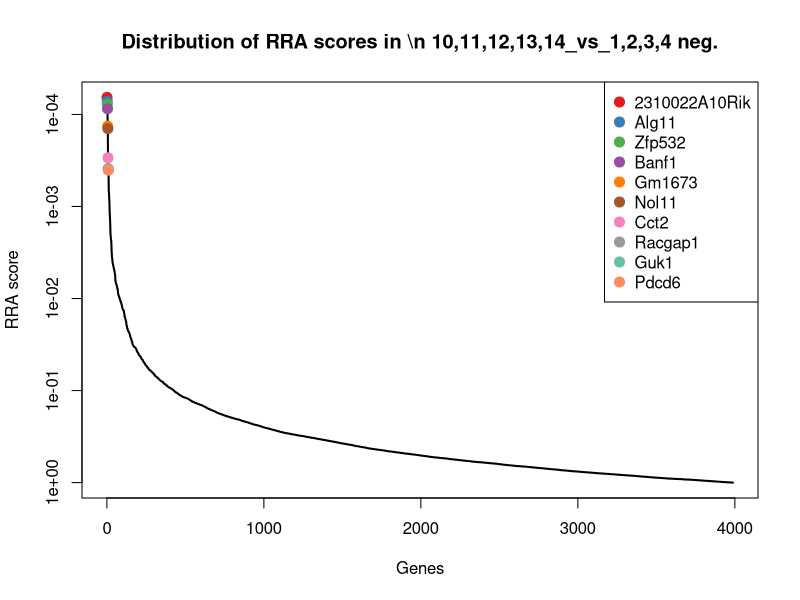
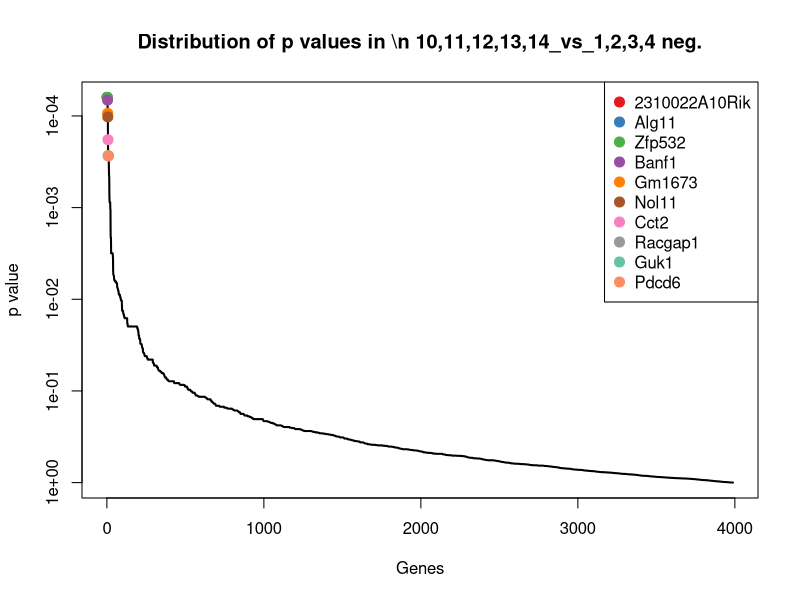
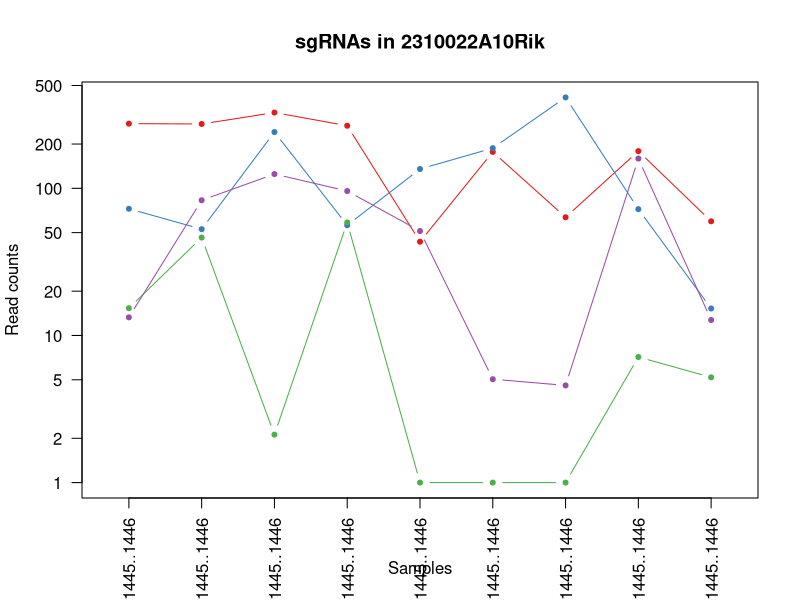
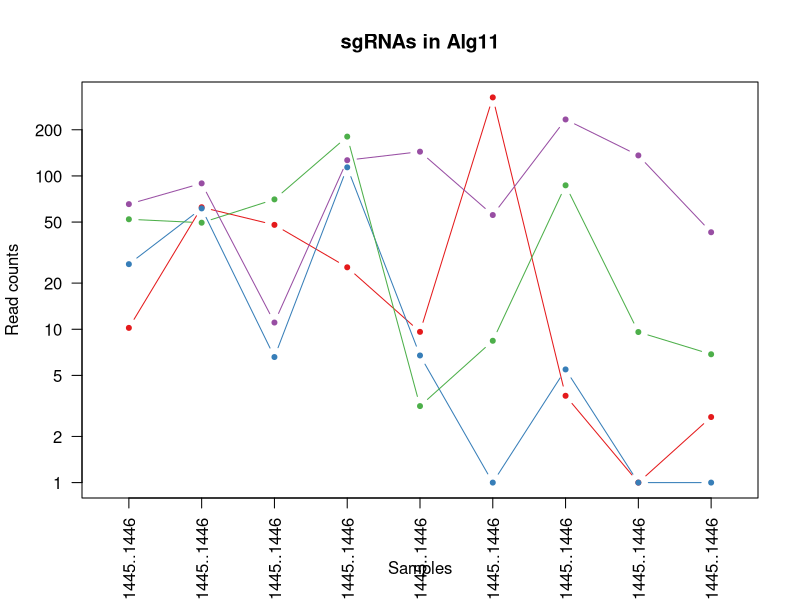
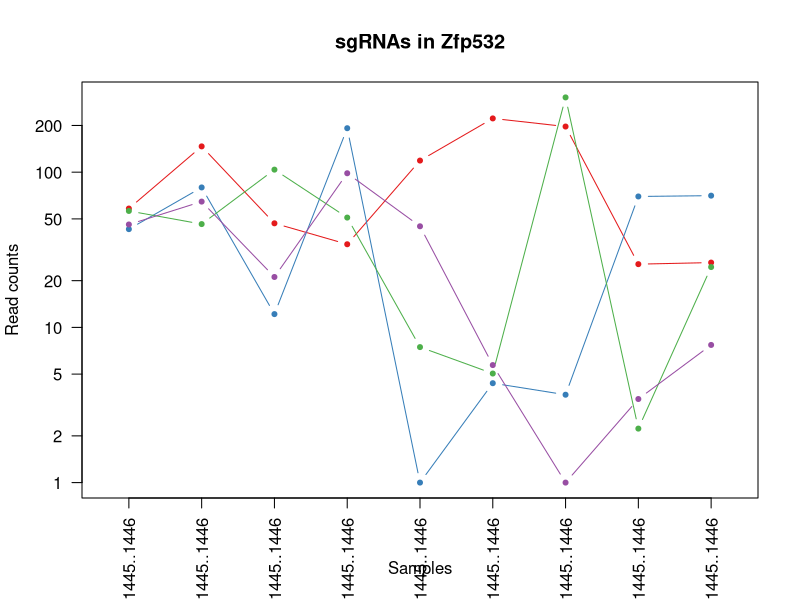
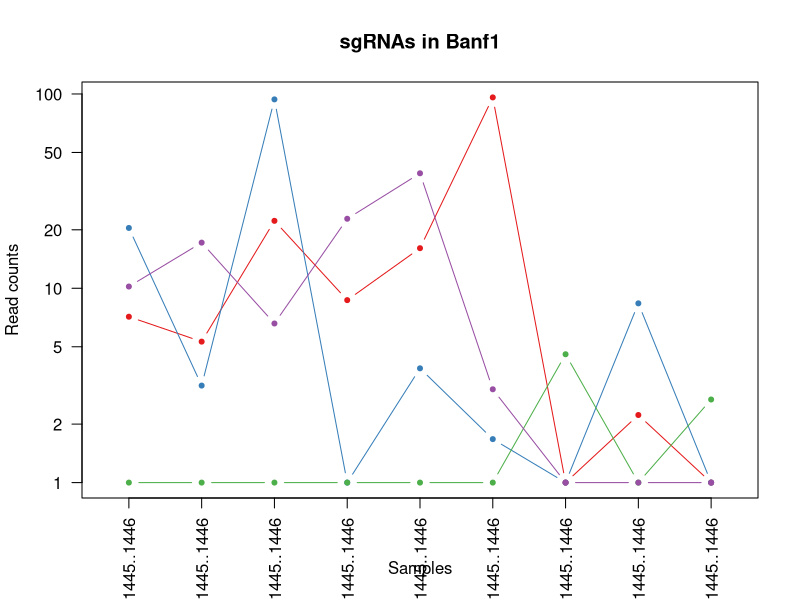
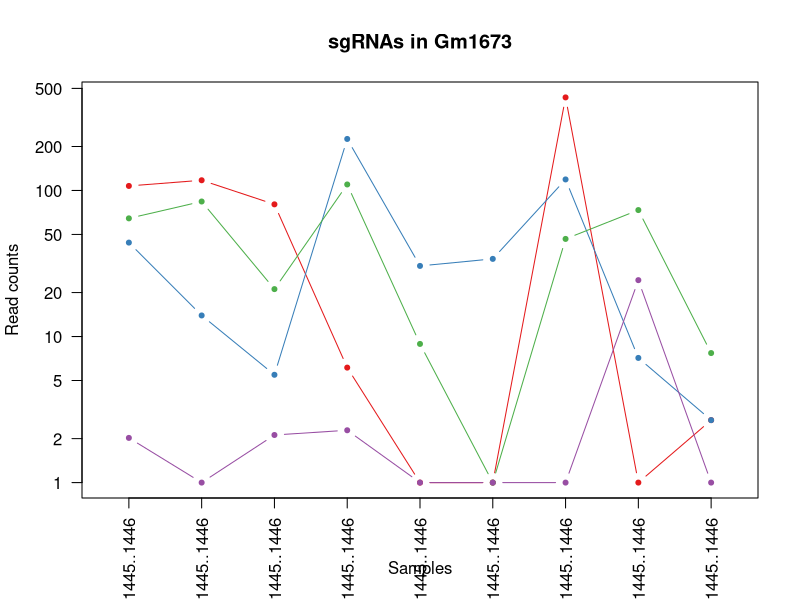
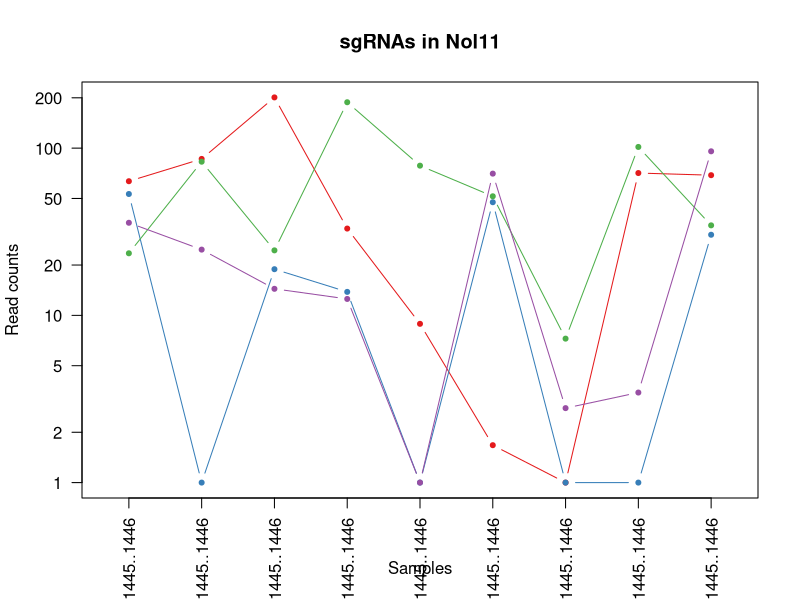

R code for these plots, in order: (Note: this script raises an error after producing the figures.)
pdf(file='invivo.poolF_BM_mCD19_15m_v_BM_hEGFRv3_15m.pdf',width=4.5,height=4.5);
gstable=read.table('invivo.poolF_BM_mCD19_15m_v_BM_hEGFRv3_15m.gene_summary.txt',header=T)
# 
#
# parameters
# Do not modify the variables beginning with "__"

# gstablename='__GENE_SUMMARY_FILE__'
startindex=3
# outputfile='__OUTPUT_FILE__'
targetgenelist=c("2310022A10Rik","Alg11","Zfp532","Banf1","Gm1673","Nol11","Cct2","Racgap1","Guk1","Pdcd6")
# samplelabel=sub('.\\w+.\\w+$','',colnames(gstable)[startindex]);
samplelabel='10,11,12,13,14_vs_1,2,3,4 neg.'


# You need to write some codes in front of this code:
# gstable=read.table(gstablename,header=T)
# pdf(file=outputfile,width=6,height=6)


# set up color using RColorBrewer
#library(RColorBrewer)
#colors <- brewer.pal(length(targetgenelist), "Set1")

colors=c( "#E41A1C", "#377EB8", "#4DAF4A", "#984EA3", "#FF7F00",  "#A65628", "#F781BF",
          "#999999", "#66C2A5", "#FC8D62", "#8DA0CB", "#E78AC3", "#A6D854", "#FFD92F", "#E5C494", "#B3B3B3", 
          "#8DD3C7", "#FFFFB3", "#BEBADA", "#FB8072", "#80B1D3", "#FDB462", "#B3DE69", "#FCCDE5",
          "#D9D9D9", "#BC80BD", "#CCEBC5", "#FFED6F")

######
# function definition

plotrankedvalues<-function(val, tglist, ...){
  
  plot(val,log='y',ylim=c(max(val),min(val)),type='l',lwd=2, ...)
  if(length(tglist)>0){
    for(i in 1:length(tglist)){
      targetgene=tglist[i];
      tx=which(names(val)==targetgene);ty=val[targetgene];
      points(tx,ty,col=colors[(i %% length(colors)) ],cex=2,pch=20)
      # text(tx+50,ty,targetgene,col=colors[i])
    }
    legend('topright',tglist,pch=20,pt.cex = 2,cex=1,col=colors)
  }
}



plotrandvalues<-function(val,targetgenelist, ...){
  # choose the one with the best distance distribution
  
  mindiffvalue=0;
  randval=val;
  for(i in 1:20){
    randval0=sample(val)
    vindex=sort(which(names(randval0) %in% targetgenelist))
    if(max(vindex)>0.9*length(val)){
      # print('pass...')
      next;
    }
    mindiffind=min(diff(vindex));
    if (mindiffind > mindiffvalue){
      mindiffvalue=mindiffind;
      randval=randval0;
      # print(paste('Diff: ',mindiffvalue))
    }
  }
  plot(randval,log='y',ylim=c(max(randval),min(randval)),pch=20,col='grey', ...)
  
  if(length(targetgenelist)>0){
    for(i in 1:length(targetgenelist)){
      targetgene=targetgenelist[i];
      tx=which(names(randval)==targetgene);ty=randval[targetgene];
      points(tx,ty,col=colors[(i %% length(colors)) ],cex=2,pch=20)
      text(tx+50,ty,targetgene,col=colors[i])
    }
  }
  
}




# set.seed(1235)



pvec=gstable[,startindex]
names(pvec)=gstable[,'id']
pvec=sort(pvec);

plotrankedvalues(pvec,targetgenelist,xlab='Genes',ylab='RRA score',main=paste('Distribution of RRA scores in \\n',samplelabel))

# plotrandvalues(pvec,targetgenelist,xlab='Genes',ylab='RRA score',main=paste('Distribution of RRA scores in \\n',samplelabel))


pvec=gstable[,startindex+1]
names(pvec)=gstable[,'id']
pvec=sort(pvec);

plotrankedvalues(pvec,targetgenelist,xlab='Genes',ylab='p value',main=paste('Distribution of p values in \\n',samplelabel))

# plotrandvalues(pvec,targetgenelist,xlab='Genes',ylab='p value',main=paste('Distribution of p values in \\n',samplelabel))



# you need to write after this code:
# dev.off()






# parameters
# Do not modify the variables beginning with "__"
targetmat=list(c(274.19702219283107,272.84626281204544,326.3845217097367,265.3009475976426,42.37066631698774,175.85181045224383,62.581697752359055,177.9853964400231,58.68327769469535),c(71.61862519962006,51.76529887343155,240.31737043696364,55.110824863278424,134.29346781824927,186.63199806617448,413.9332294191749,71.19415857600924,14.251653154426013),c(14.32372503992401,45.2946365142526,1.1177552113347147,57.67411904296579,0.0,0.0,0.0,6.137427463449072,4.191662692478239),c(12.277478605649152,81.96172321626662,124.07082845815333,94.84188464843264,50.2702820710024,4.0425703552239955,3.5760970144205175,158.34562855698607,11.73665553893907))
targetgene="2310022A10Rik"
collabel=c("In.vivo_AR1911_Pool.F..41.48._BM_hEGFRv3_15m_1439..1440..1441..1442..1443..1444..1445..1446","In.vivo_AR1912_Pool.F..41.48._BM_hEGFRv3_15m_1439..1440..1441..1442..1443..1444..1445..1446","In.vivo_AR1913_Pool.F..41.48._BM_hEGFRv3_15m_1439..1440..1441..1442..1443..1444..1445..1446","In.vivo_AR1914_Pool.F..41.48._BM_hEGFRv3_15m_1439..1440..1441..1442..1443..1444..1445..1446","In.vivo_AR1916_Pool.F..41.48._BM_mCD19_15m_1439..1440..1441..1442..1443..1444..1445..1446","In.vivo_AR1917_Pool.F..41.48._BM_mCD19_15m_1439..1440..1441..1442..1443..1444..1445..1446","In.vivo_AR1919_Pool.F..41.48._BM_mCD19_15m_1439..1440..1441..1442..1443..1444..1445..1446","In.vivo_AR1920_Pool.F..41.48._BM_mCD19_15m_1439..1440..1441..1442..1443..1444..1445..1446","In.vivo_AR1922_Pool.F..41.48._BM_mCD19_15m_1439..1440..1441..1442..1443..1444..1445..1446")

# set up color using RColorBrewer
#library(RColorBrewer)
#colors <- brewer.pal(length(targetgenelist), "Set1")

colors=c( "#E41A1C", "#377EB8", "#4DAF4A", "#984EA3", "#FF7F00",  "#A65628", "#F781BF",
          "#999999", "#66C2A5", "#FC8D62", "#8DA0CB", "#E78AC3", "#A6D854", "#FFD92F", "#E5C494", "#B3B3B3", 
          "#8DD3C7", "#FFFFB3", "#BEBADA", "#FB8072", "#80B1D3", "#FDB462", "#B3DE69", "#FCCDE5",
          "#D9D9D9", "#BC80BD", "#CCEBC5", "#FFED6F")


## code

targetmatvec=unlist(targetmat)+1
yrange=range(targetmatvec[targetmatvec>0]);
# yrange[1]=1; # set the minimum value to 1
for(i in 1:length(targetmat)){
  vali=targetmat[[i]]+1;
  if(i==1){
    plot(1:length(vali),vali,type='b',las=1,pch=20,main=paste('sgRNAs in',targetgene),ylab='Read counts',xlab='Samples',xlim=c(0.7,length(vali)+0.3),ylim = yrange,col=colors[(i %% length(colors))],xaxt='n',log='y')
    axis(1,at=1:length(vali),labels=(collabel),las=2)
    # lines(0:100,rep(1,101),col='black');
  }else{
    lines(1:length(vali),vali,type='b',pch=20,col=colors[(i %% length(colors))])
  }
}




# parameters
# Do not modify the variables beginning with "__"
targetmat=list(c(9.208108954236865,61.471292412199965,46.94571887605802,24.35129470703,8.617762640743269,324.0793901437903,2.6820727608153883,0.0,1.6766650769912956),c(25.578080428435733,60.39284868567014,5.588776056673574,112.78494390624421,5.745175093828846,0.0,4.470121268025647,0.0,0.0),c(51.156160856871466,48.529967693842075,69.3008231027523,179.4305925781158,2.1544406601858173,7.4113789845773255,85.82632834609242,8.592398448828702,5.868327769469535),c(64.45676267965806,88.43238557544556,10.059796902012431,125.60141480468106,142.91123045899255,54.57469979552394,232.44630593733365,135.02340419587958,41.91662692478239))
targetgene="Alg11"
collabel=c("In.vivo_AR1911_Pool.F..41.48._BM_hEGFRv3_15m_1439..1440..1441..1442..1443..1444..1445..1446","In.vivo_AR1912_Pool.F..41.48._BM_hEGFRv3_15m_1439..1440..1441..1442..1443..1444..1445..1446","In.vivo_AR1913_Pool.F..41.48._BM_hEGFRv3_15m_1439..1440..1441..1442..1443..1444..1445..1446","In.vivo_AR1914_Pool.F..41.48._BM_hEGFRv3_15m_1439..1440..1441..1442..1443..1444..1445..1446","In.vivo_AR1916_Pool.F..41.48._BM_mCD19_15m_1439..1440..1441..1442..1443..1444..1445..1446","In.vivo_AR1917_Pool.F..41.48._BM_mCD19_15m_1439..1440..1441..1442..1443..1444..1445..1446","In.vivo_AR1919_Pool.F..41.48._BM_mCD19_15m_1439..1440..1441..1442..1443..1444..1445..1446","In.vivo_AR1920_Pool.F..41.48._BM_mCD19_15m_1439..1440..1441..1442..1443..1444..1445..1446","In.vivo_AR1922_Pool.F..41.48._BM_mCD19_15m_1439..1440..1441..1442..1443..1444..1445..1446")

# set up color using RColorBrewer
#library(RColorBrewer)
#colors <- brewer.pal(length(targetgenelist), "Set1")

colors=c( "#E41A1C", "#377EB8", "#4DAF4A", "#984EA3", "#FF7F00",  "#A65628", "#F781BF",
          "#999999", "#66C2A5", "#FC8D62", "#8DA0CB", "#E78AC3", "#A6D854", "#FFD92F", "#E5C494", "#B3B3B3", 
          "#8DD3C7", "#FFFFB3", "#BEBADA", "#FB8072", "#80B1D3", "#FDB462", "#B3DE69", "#FCCDE5",
          "#D9D9D9", "#BC80BD", "#CCEBC5", "#FFED6F")


## code

targetmatvec=unlist(targetmat)+1
yrange=range(targetmatvec[targetmatvec>0]);
# yrange[1]=1; # set the minimum value to 1
for(i in 1:length(targetmat)){
  vali=targetmat[[i]]+1;
  if(i==1){
    plot(1:length(vali),vali,type='b',las=1,pch=20,main=paste('sgRNAs in',targetgene),ylab='Read counts',xlab='Samples',xlim=c(0.7,length(vali)+0.3),ylim = yrange,col=colors[(i %% length(colors))],xaxt='n',log='y')
    axis(1,at=1:length(vali),labels=(collabel),las=2)
    # lines(0:100,rep(1,101),col='black');
  }else{
    lines(1:length(vali),vali,type='b',pch=20,col=colors[(i %% length(colors))])
  }
}




# parameters
# Do not modify the variables beginning with "__"
targetmat=list(c(57.29490015969604,145.58990308152622,45.8279636647233,33.32282433593579,117.77608942349134,220.99384608557844,195.79131153952332,24.549709853796287,25.149976154869435),c(41.9480519026346,78.72639203667714,11.177552113347147,190.96541638670897,0.0,3.36880862935333,2.6820727608153883,68.73918759062961,69.58160069513877),c(55.248653725421185,45.2946365142526,102.83347944279375,49.98423650390369,6.463321980557452,4.0425703552239955,302.18019771853375,1.2274854926898144,23.47331107787814),c(45.01742155404689,63.62817986525961,20.119593804024863,97.40517882812,43.806960090444946,4.716332081094662,0.0,2.454970985379629,6.7066603079651825))
targetgene="Zfp532"
collabel=c("In.vivo_AR1911_Pool.F..41.48._BM_hEGFRv3_15m_1439..1440..1441..1442..1443..1444..1445..1446","In.vivo_AR1912_Pool.F..41.48._BM_hEGFRv3_15m_1439..1440..1441..1442..1443..1444..1445..1446","In.vivo_AR1913_Pool.F..41.48._BM_hEGFRv3_15m_1439..1440..1441..1442..1443..1444..1445..1446","In.vivo_AR1914_Pool.F..41.48._BM_hEGFRv3_15m_1439..1440..1441..1442..1443..1444..1445..1446","In.vivo_AR1916_Pool.F..41.48._BM_mCD19_15m_1439..1440..1441..1442..1443..1444..1445..1446","In.vivo_AR1917_Pool.F..41.48._BM_mCD19_15m_1439..1440..1441..1442..1443..1444..1445..1446","In.vivo_AR1919_Pool.F..41.48._BM_mCD19_15m_1439..1440..1441..1442..1443..1444..1445..1446","In.vivo_AR1920_Pool.F..41.48._BM_mCD19_15m_1439..1440..1441..1442..1443..1444..1445..1446","In.vivo_AR1922_Pool.F..41.48._BM_mCD19_15m_1439..1440..1441..1442..1443..1444..1445..1446")

# set up color using RColorBrewer
#library(RColorBrewer)
#colors <- brewer.pal(length(targetgenelist), "Set1")

colors=c( "#E41A1C", "#377EB8", "#4DAF4A", "#984EA3", "#FF7F00",  "#A65628", "#F781BF",
          "#999999", "#66C2A5", "#FC8D62", "#8DA0CB", "#E78AC3", "#A6D854", "#FFD92F", "#E5C494", "#B3B3B3", 
          "#8DD3C7", "#FFFFB3", "#BEBADA", "#FB8072", "#80B1D3", "#FDB462", "#B3DE69", "#FCCDE5",
          "#D9D9D9", "#BC80BD", "#CCEBC5", "#FFED6F")


## code

targetmatvec=unlist(targetmat)+1
yrange=range(targetmatvec[targetmatvec>0]);
# yrange[1]=1; # set the minimum value to 1
for(i in 1:length(targetmat)){
  vali=targetmat[[i]]+1;
  if(i==1){
    plot(1:length(vali),vali,type='b',las=1,pch=20,main=paste('sgRNAs in',targetgene),ylab='Read counts',xlab='Samples',xlim=c(0.7,length(vali)+0.3),ylim = yrange,col=colors[(i %% length(colors))],xaxt='n',log='y')
    axis(1,at=1:length(vali),labels=(collabel),las=2)
    # lines(0:100,rep(1,101),col='black');
  }else{
    lines(1:length(vali),vali,type='b',pch=20,col=colors[(i %% length(colors))])
  }
}




# parameters
# Do not modify the variables beginning with "__"
targetmat=list(c(6.138739302824576,4.313774906119296,21.23734901535958,7.689882539062106,15.08108462130072,95.0004033477639,0.0,1.2274854926898144,0.0),c(19.439341125611158,2.156887453059648,92.77368254078132,0.0,2.872587546914423,0.673761725870666,0.0,7.364912956138887,0.0),c(0.0,0.0,0.0,0.0,0.0,0.0,3.5760970144205175,0.0,1.6766650769912956),c(9.208108954236865,16.17665589794736,5.588776056673574,21.788000527342632,38.061784996616105,2.0212851776119978,0.0,0.0,0.0))
targetgene="Banf1"
collabel=c("In.vivo_AR1911_Pool.F..41.48._BM_hEGFRv3_15m_1439..1440..1441..1442..1443..1444..1445..1446","In.vivo_AR1912_Pool.F..41.48._BM_hEGFRv3_15m_1439..1440..1441..1442..1443..1444..1445..1446","In.vivo_AR1913_Pool.F..41.48._BM_hEGFRv3_15m_1439..1440..1441..1442..1443..1444..1445..1446","In.vivo_AR1914_Pool.F..41.48._BM_hEGFRv3_15m_1439..1440..1441..1442..1443..1444..1445..1446","In.vivo_AR1916_Pool.F..41.48._BM_mCD19_15m_1439..1440..1441..1442..1443..1444..1445..1446","In.vivo_AR1917_Pool.F..41.48._BM_mCD19_15m_1439..1440..1441..1442..1443..1444..1445..1446","In.vivo_AR1919_Pool.F..41.48._BM_mCD19_15m_1439..1440..1441..1442..1443..1444..1445..1446","In.vivo_AR1920_Pool.F..41.48._BM_mCD19_15m_1439..1440..1441..1442..1443..1444..1445..1446","In.vivo_AR1922_Pool.F..41.48._BM_mCD19_15m_1439..1440..1441..1442..1443..1444..1445..1446")

# set up color using RColorBrewer
#library(RColorBrewer)
#colors <- brewer.pal(length(targetgenelist), "Set1")

colors=c( "#E41A1C", "#377EB8", "#4DAF4A", "#984EA3", "#FF7F00",  "#A65628", "#F781BF",
          "#999999", "#66C2A5", "#FC8D62", "#8DA0CB", "#E78AC3", "#A6D854", "#FFD92F", "#E5C494", "#B3B3B3", 
          "#8DD3C7", "#FFFFB3", "#BEBADA", "#FB8072", "#80B1D3", "#FDB462", "#B3DE69", "#FCCDE5",
          "#D9D9D9", "#BC80BD", "#CCEBC5", "#FFED6F")


## code

targetmatvec=unlist(targetmat)+1
yrange=range(targetmatvec[targetmatvec>0]);
# yrange[1]=1; # set the minimum value to 1
for(i in 1:length(targetmat)){
  vali=targetmat[[i]]+1;
  if(i==1){
    plot(1:length(vali),vali,type='b',las=1,pch=20,main=paste('sgRNAs in',targetgene),ylab='Read counts',xlab='Samples',xlim=c(0.7,length(vali)+0.3),ylim = yrange,col=colors[(i %% length(colors))],xaxt='n',log='y')
    axis(1,at=1:length(vali),labels=(collabel),las=2)
    # lines(0:100,rep(1,101),col='black');
  }else{
    lines(1:length(vali),vali,type='b',pch=20,col=colors[(i %% length(colors))])
  }
}




# parameters
# Do not modify the variables beginning with "__"
targetmat=list(c(106.40481458229266,116.47192246522098,79.36062000476474,5.126588359374737,0.0,0.0,432.70773874488265,0.0,1.6766650769912956),c(42.971175119772035,12.941324718357887,4.471020845338859,224.28824072264473,29.444022355872836,33.014324567662634,118.01120147587707,6.137427463449072,1.6766650769912956),c(63.433639462520624,83.04016694279645,20.119593804024863,108.94000263671316,7.899615754014663,0.0,45.5952369338616,72.42164406869905,6.7066603079651825),c(1.0231232171374294,0.0,1.1177552113347147,1.2816470898436843,0.0,0.0,0.0,23.322224361106475,0.0))
targetgene="Gm1673"
collabel=c("In.vivo_AR1911_Pool.F..41.48._BM_hEGFRv3_15m_1439..1440..1441..1442..1443..1444..1445..1446","In.vivo_AR1912_Pool.F..41.48._BM_hEGFRv3_15m_1439..1440..1441..1442..1443..1444..1445..1446","In.vivo_AR1913_Pool.F..41.48._BM_hEGFRv3_15m_1439..1440..1441..1442..1443..1444..1445..1446","In.vivo_AR1914_Pool.F..41.48._BM_hEGFRv3_15m_1439..1440..1441..1442..1443..1444..1445..1446","In.vivo_AR1916_Pool.F..41.48._BM_mCD19_15m_1439..1440..1441..1442..1443..1444..1445..1446","In.vivo_AR1917_Pool.F..41.48._BM_mCD19_15m_1439..1440..1441..1442..1443..1444..1445..1446","In.vivo_AR1919_Pool.F..41.48._BM_mCD19_15m_1439..1440..1441..1442..1443..1444..1445..1446","In.vivo_AR1920_Pool.F..41.48._BM_mCD19_15m_1439..1440..1441..1442..1443..1444..1445..1446","In.vivo_AR1922_Pool.F..41.48._BM_mCD19_15m_1439..1440..1441..1442..1443..1444..1445..1446")

# set up color using RColorBrewer
#library(RColorBrewer)
#colors <- brewer.pal(length(targetgenelist), "Set1")

colors=c( "#E41A1C", "#377EB8", "#4DAF4A", "#984EA3", "#FF7F00",  "#A65628", "#F781BF",
          "#999999", "#66C2A5", "#FC8D62", "#8DA0CB", "#E78AC3", "#A6D854", "#FFD92F", "#E5C494", "#B3B3B3", 
          "#8DD3C7", "#FFFFB3", "#BEBADA", "#FB8072", "#80B1D3", "#FDB462", "#B3DE69", "#FCCDE5",
          "#D9D9D9", "#BC80BD", "#CCEBC5", "#FFED6F")


## code

targetmatvec=unlist(targetmat)+1
yrange=range(targetmatvec[targetmatvec>0]);
# yrange[1]=1; # set the minimum value to 1
for(i in 1:length(targetmat)){
  vali=targetmat[[i]]+1;
  if(i==1){
    plot(1:length(vali),vali,type='b',las=1,pch=20,main=paste('sgRNAs in',targetgene),ylab='Read counts',xlab='Samples',xlim=c(0.7,length(vali)+0.3),ylim = yrange,col=colors[(i %% length(colors))],xaxt='n',log='y')
    axis(1,at=1:length(vali),labels=(collabel),las=2)
    # lines(0:100,rep(1,101),col='black');
  }else{
    lines(1:length(vali),vali,type='b',pch=20,col=colors[(i %% length(colors))])
  }
}




# parameters
# Do not modify the variables beginning with "__"
targetmat=list(c(62.41051624538319,85.19705439585609,200.07818282891392,32.041177246092104,7.899615754014663,0.673761725870666,0.0,69.96667308331942,67.90493561814748),c(52.1792840740089,0.0,17.884083381355435,12.816470898436842,0.0,46.48955908507595,0.0,0.0,29.341638847347674),c(22.508710777023445,81.96172321626662,23.47285943802901,187.1204751171779,77.55986376668942,50.53212944029995,6.258169775235905,100.65381040056478,33.53330153982591),c(34.786189382672596,23.725761983656128,13.413062536016575,11.534823808593158,0.0,69.39745776467859,1.7880485072102588,2.454970985379629,94.73157685000821))
targetgene="Nol11"
collabel=c("In.vivo_AR1911_Pool.F..41.48._BM_hEGFRv3_15m_1439..1440..1441..1442..1443..1444..1445..1446","In.vivo_AR1912_Pool.F..41.48._BM_hEGFRv3_15m_1439..1440..1441..1442..1443..1444..1445..1446","In.vivo_AR1913_Pool.F..41.48._BM_hEGFRv3_15m_1439..1440..1441..1442..1443..1444..1445..1446","In.vivo_AR1914_Pool.F..41.48._BM_hEGFRv3_15m_1439..1440..1441..1442..1443..1444..1445..1446","In.vivo_AR1916_Pool.F..41.48._BM_mCD19_15m_1439..1440..1441..1442..1443..1444..1445..1446","In.vivo_AR1917_Pool.F..41.48._BM_mCD19_15m_1439..1440..1441..1442..1443..1444..1445..1446","In.vivo_AR1919_Pool.F..41.48._BM_mCD19_15m_1439..1440..1441..1442..1443..1444..1445..1446","In.vivo_AR1920_Pool.F..41.48._BM_mCD19_15m_1439..1440..1441..1442..1443..1444..1445..1446","In.vivo_AR1922_Pool.F..41.48._BM_mCD19_15m_1439..1440..1441..1442..1443..1444..1445..1446")

# set up color using RColorBrewer
#library(RColorBrewer)
#colors <- brewer.pal(length(targetgenelist), "Set1")

colors=c( "#E41A1C", "#377EB8", "#4DAF4A", "#984EA3", "#FF7F00",  "#A65628", "#F781BF",
          "#999999", "#66C2A5", "#FC8D62", "#8DA0CB", "#E78AC3", "#A6D854", "#FFD92F", "#E5C494", "#B3B3B3", 
          "#8DD3C7", "#FFFFB3", "#BEBADA", "#FB8072", "#80B1D3", "#FDB462", "#B3DE69", "#FCCDE5",
          "#D9D9D9", "#BC80BD", "#CCEBC5", "#FFED6F")


## code

targetmatvec=unlist(targetmat)+1
yrange=range(targetmatvec[targetmatvec>0]);
# yrange[1]=1; # set the minimum value to 1
for(i in 1:length(targetmat)){
  vali=targetmat[[i]]+1;
  if(i==1){
    plot(1:length(vali),vali,type='b',las=1,pch=20,main=paste('sgRNAs in',targetgene),ylab='Read counts',xlab='Samples',xlim=c(0.7,length(vali)+0.3),ylim = yrange,col=colors[(i %% length(colors))],xaxt='n',log='y')
    axis(1,at=1:length(vali),labels=(collabel),las=2)
    # lines(0:100,rep(1,101),col='black');
  }else{
    lines(1:length(vali),vali,type='b',pch=20,col=colors[(i %% length(colors))])
  }
}




# parameters
# Do not modify the variables beginning with "__"
targetmat=list(c(35.80931259981003,7.549106085708767,133.01287014883104,6.408235449218421,0.7181468867286057,2.695046903482664,153.77217162008225,4.909941970759258,0.0),c(0.0,16.17665589794736,5.588776056673574,1.2816470898436843,0.0,4.0425703552239955,0.0,0.0,0.8383325384956478),c(0.0,3.2353311795894717,0.0,5.126588359374737,0.0,47.163320810946615,9.834266789656423,2.454970985379629,229.7031155478075),c(137.09851109641554,34.510199248954365,232.49308395762066,49.98423650390369,4.3088813203716345,4.0425703552239955,1.7880485072102588,1.2274854926898144,13.413320615930365))
targetgene="Cct2"
collabel=c("In.vivo_AR1911_Pool.F..41.48._BM_hEGFRv3_15m_1439..1440..1441..1442..1443..1444..1445..1446","In.vivo_AR1912_Pool.F..41.48._BM_hEGFRv3_15m_1439..1440..1441..1442..1443..1444..1445..1446","In.vivo_AR1913_Pool.F..41.48._BM_hEGFRv3_15m_1439..1440..1441..1442..1443..1444..1445..1446","In.vivo_AR1914_Pool.F..41.48._BM_hEGFRv3_15m_1439..1440..1441..1442..1443..1444..1445..1446","In.vivo_AR1916_Pool.F..41.48._BM_mCD19_15m_1439..1440..1441..1442..1443..1444..1445..1446","In.vivo_AR1917_Pool.F..41.48._BM_mCD19_15m_1439..1440..1441..1442..1443..1444..1445..1446","In.vivo_AR1919_Pool.F..41.48._BM_mCD19_15m_1439..1440..1441..1442..1443..1444..1445..1446","In.vivo_AR1920_Pool.F..41.48._BM_mCD19_15m_1439..1440..1441..1442..1443..1444..1445..1446","In.vivo_AR1922_Pool.F..41.48._BM_mCD19_15m_1439..1440..1441..1442..1443..1444..1445..1446")

# set up color using RColorBrewer
#library(RColorBrewer)
#colors <- brewer.pal(length(targetgenelist), "Set1")

colors=c( "#E41A1C", "#377EB8", "#4DAF4A", "#984EA3", "#FF7F00",  "#A65628", "#F781BF",
          "#999999", "#66C2A5", "#FC8D62", "#8DA0CB", "#E78AC3", "#A6D854", "#FFD92F", "#E5C494", "#B3B3B3", 
          "#8DD3C7", "#FFFFB3", "#BEBADA", "#FB8072", "#80B1D3", "#FDB462", "#B3DE69", "#FCCDE5",
          "#D9D9D9", "#BC80BD", "#CCEBC5", "#FFED6F")


## code

targetmatvec=unlist(targetmat)+1
yrange=range(targetmatvec[targetmatvec>0]);
# yrange[1]=1; # set the minimum value to 1
for(i in 1:length(targetmat)){
  vali=targetmat[[i]]+1;
  if(i==1){
    plot(1:length(vali),vali,type='b',las=1,pch=20,main=paste('sgRNAs in',targetgene),ylab='Read counts',xlab='Samples',xlim=c(0.7,length(vali)+0.3),ylim = yrange,col=colors[(i %% length(colors))],xaxt='n',log='y')
    axis(1,at=1:length(vali),labels=(collabel),las=2)
    # lines(0:100,rep(1,101),col='black');
  }else{
    lines(1:length(vali),vali,type='b',pch=20,col=colors[(i %% length(colors))])
  }
}




# parameters
# Do not modify the variables beginning with "__"
targetmat=list(c(4.0924928685497175,39.90241788160348,11.177552113347147,10.253176718749474,34.471050562973076,13.47523451741332,0.0,2.454970985379629,15.08998569292166),c(114.58980031939208,71.17728595096838,5.588776056673574,151.23435660155474,9.335909527471875,89.61030954079857,214.56582086523105,165.71054151312495,38.5632967707998),c(26.601203645573165,106.76592892645256,7.8242864793430025,57.67411904296579,61.76063225866009,1.347523451741332,1.7880485072102588,2.454970985379629,242.2781036252422),c(55.248653725421185,0.0,143.07266705084348,49.98423650390369,41.65251943025913,12.127711065671987,0.0,0.0,0.8383325384956478))
targetgene="Racgap1"
collabel=c("In.vivo_AR1911_Pool.F..41.48._BM_hEGFRv3_15m_1439..1440..1441..1442..1443..1444..1445..1446","In.vivo_AR1912_Pool.F..41.48._BM_hEGFRv3_15m_1439..1440..1441..1442..1443..1444..1445..1446","In.vivo_AR1913_Pool.F..41.48._BM_hEGFRv3_15m_1439..1440..1441..1442..1443..1444..1445..1446","In.vivo_AR1914_Pool.F..41.48._BM_hEGFRv3_15m_1439..1440..1441..1442..1443..1444..1445..1446","In.vivo_AR1916_Pool.F..41.48._BM_mCD19_15m_1439..1440..1441..1442..1443..1444..1445..1446","In.vivo_AR1917_Pool.F..41.48._BM_mCD19_15m_1439..1440..1441..1442..1443..1444..1445..1446","In.vivo_AR1919_Pool.F..41.48._BM_mCD19_15m_1439..1440..1441..1442..1443..1444..1445..1446","In.vivo_AR1920_Pool.F..41.48._BM_mCD19_15m_1439..1440..1441..1442..1443..1444..1445..1446","In.vivo_AR1922_Pool.F..41.48._BM_mCD19_15m_1439..1440..1441..1442..1443..1444..1445..1446")

# set up color using RColorBrewer
#library(RColorBrewer)
#colors <- brewer.pal(length(targetgenelist), "Set1")

colors=c( "#E41A1C", "#377EB8", "#4DAF4A", "#984EA3", "#FF7F00",  "#A65628", "#F781BF",
          "#999999", "#66C2A5", "#FC8D62", "#8DA0CB", "#E78AC3", "#A6D854", "#FFD92F", "#E5C494", "#B3B3B3", 
          "#8DD3C7", "#FFFFB3", "#BEBADA", "#FB8072", "#80B1D3", "#FDB462", "#B3DE69", "#FCCDE5",
          "#D9D9D9", "#BC80BD", "#CCEBC5", "#FFED6F")


## code

targetmatvec=unlist(targetmat)+1
yrange=range(targetmatvec[targetmatvec>0]);
# yrange[1]=1; # set the minimum value to 1
for(i in 1:length(targetmat)){
  vali=targetmat[[i]]+1;
  if(i==1){
    plot(1:length(vali),vali,type='b',las=1,pch=20,main=paste('sgRNAs in',targetgene),ylab='Read counts',xlab='Samples',xlim=c(0.7,length(vali)+0.3),ylim = yrange,col=colors[(i %% length(colors))],xaxt='n',log='y')
    axis(1,at=1:length(vali),labels=(collabel),las=2)
    # lines(0:100,rep(1,101),col='black');
  }else{
    lines(1:length(vali),vali,type='b',pch=20,col=colors[(i %% length(colors))])
  }
}




# parameters
# Do not modify the variables beginning with "__"
targetmat=list(c(307.96008835836625,98.13837911421398,23.47285943802901,340.91812589842,10.05405641420048,21.56037522786131,234.2343544445439,2.454970985379629,317.7280320898505),c(33.76306616553517,28.03953688977542,39.121432396715015,1.2816470898436843,0.7181468867286057,2.695046903482664,8.046218282446164,2.454970985379629,8.383325384956478),c(101.28919849660551,0.0,30.179390706037296,3.844941269531053,71.81468867286057,2.695046903482664,1.7880485072102588,15.957311404967587,12.574988077434718),c(98.21982884519322,72.2557296774982,38.0036771853803,75.61717830077737,13.644790847843508,18.86532832437865,1.7880485072102588,2.454970985379629,77.1265935415996))
targetgene="Guk1"
collabel=c("In.vivo_AR1911_Pool.F..41.48._BM_hEGFRv3_15m_1439..1440..1441..1442..1443..1444..1445..1446","In.vivo_AR1912_Pool.F..41.48._BM_hEGFRv3_15m_1439..1440..1441..1442..1443..1444..1445..1446","In.vivo_AR1913_Pool.F..41.48._BM_hEGFRv3_15m_1439..1440..1441..1442..1443..1444..1445..1446","In.vivo_AR1914_Pool.F..41.48._BM_hEGFRv3_15m_1439..1440..1441..1442..1443..1444..1445..1446","In.vivo_AR1916_Pool.F..41.48._BM_mCD19_15m_1439..1440..1441..1442..1443..1444..1445..1446","In.vivo_AR1917_Pool.F..41.48._BM_mCD19_15m_1439..1440..1441..1442..1443..1444..1445..1446","In.vivo_AR1919_Pool.F..41.48._BM_mCD19_15m_1439..1440..1441..1442..1443..1444..1445..1446","In.vivo_AR1920_Pool.F..41.48._BM_mCD19_15m_1439..1440..1441..1442..1443..1444..1445..1446","In.vivo_AR1922_Pool.F..41.48._BM_mCD19_15m_1439..1440..1441..1442..1443..1444..1445..1446")

# set up color using RColorBrewer
#library(RColorBrewer)
#colors <- brewer.pal(length(targetgenelist), "Set1")

colors=c( "#E41A1C", "#377EB8", "#4DAF4A", "#984EA3", "#FF7F00",  "#A65628", "#F781BF",
          "#999999", "#66C2A5", "#FC8D62", "#8DA0CB", "#E78AC3", "#A6D854", "#FFD92F", "#E5C494", "#B3B3B3", 
          "#8DD3C7", "#FFFFB3", "#BEBADA", "#FB8072", "#80B1D3", "#FDB462", "#B3DE69", "#FCCDE5",
          "#D9D9D9", "#BC80BD", "#CCEBC5", "#FFED6F")


## code

targetmatvec=unlist(targetmat)+1
yrange=range(targetmatvec[targetmatvec>0]);
# yrange[1]=1; # set the minimum value to 1
for(i in 1:length(targetmat)){
  vali=targetmat[[i]]+1;
  if(i==1){
    plot(1:length(vali),vali,type='b',las=1,pch=20,main=paste('sgRNAs in',targetgene),ylab='Read counts',xlab='Samples',xlim=c(0.7,length(vali)+0.3),ylim = yrange,col=colors[(i %% length(colors))],xaxt='n',log='y')
    axis(1,at=1:length(vali),labels=(collabel),las=2)
    # lines(0:100,rep(1,101),col='black');
  }else{
    lines(1:length(vali),vali,type='b',pch=20,col=colors[(i %% length(colors))])
  }
}




# parameters
# Do not modify the variables beginning with "__"
targetmat=list(c(375.4862206894366,127.25635973051922,327.50227692107137,140.98117988280526,14.362937734572114,392.80308618259824,245.85666974141057,52.78187618566202,170.18150531461652),c(18.41621790847373,215.68874530596477,52.53449493273159,121.75647353515001,0.0,39.07818010049863,548.0368674599443,0.0,0.8383325384956478),c(9.208108954236865,10.784437265298239,4.471020845338859,8.97152962890579,7.899615754014663,0.0,65.26377051317445,19.63976788303703,2.5149976154869433),c(104.3585681480178,66.86351104484908,69.3008231027523,76.89882539062106,33.75290367624447,5.390093806965328,51.853406709097506,60.14678914180091,39.401629309295444))
targetgene="Pdcd6"
collabel=c("In.vivo_AR1911_Pool.F..41.48._BM_hEGFRv3_15m_1439..1440..1441..1442..1443..1444..1445..1446","In.vivo_AR1912_Pool.F..41.48._BM_hEGFRv3_15m_1439..1440..1441..1442..1443..1444..1445..1446","In.vivo_AR1913_Pool.F..41.48._BM_hEGFRv3_15m_1439..1440..1441..1442..1443..1444..1445..1446","In.vivo_AR1914_Pool.F..41.48._BM_hEGFRv3_15m_1439..1440..1441..1442..1443..1444..1445..1446","In.vivo_AR1916_Pool.F..41.48._BM_mCD19_15m_1439..1440..1441..1442..1443..1444..1445..1446","In.vivo_AR1917_Pool.F..41.48._BM_mCD19_15m_1439..1440..1441..1442..1443..1444..1445..1446","In.vivo_AR1919_Pool.F..41.48._BM_mCD19_15m_1439..1440..1441..1442..1443..1444..1445..1446","In.vivo_AR1920_Pool.F..41.48._BM_mCD19_15m_1439..1440..1441..1442..1443..1444..1445..1446","In.vivo_AR1922_Pool.F..41.48._BM_mCD19_15m_1439..1440..1441..1442..1443..1444..1445..1446")

# set up color using RColorBrewer
#library(RColorBrewer)
#colors <- brewer.pal(length(targetgenelist), "Set1")

colors=c( "#E41A1C", "#377EB8", "#4DAF4A", "#984EA3", "#FF7F00",  "#A65628", "#F781BF",
          "#999999", "#66C2A5", "#FC8D62", "#8DA0CB", "#E78AC3", "#A6D854", "#FFD92F", "#E5C494", "#B3B3B3", 
          "#8DD3C7", "#FFFFB3", "#BEBADA", "#FB8072", "#80B1D3", "#FDB462", "#B3DE69", "#FCCDE5",
          "#D9D9D9", "#BC80BD", "#CCEBC5", "#FFED6F")


## code

targetmatvec=unlist(targetmat)+1
yrange=range(targetmatvec[targetmatvec>0]);
# yrange[1]=1; # set the minimum value to 1
for(i in 1:length(targetmat)){
  vali=targetmat[[i]]+1;
  if(i==1){
    plot(1:length(vali),vali,type='b',las=1,pch=20,main=paste('sgRNAs in',targetgene),ylab='Read counts',xlab='Samples',xlim=c(0.7,length(vali)+0.3),ylim = yrange,col=colors[(i %% length(colors))],xaxt='n',log='y')
    axis(1,at=1:length(vali),labels=(collabel),las=2)
    # lines(0:100,rep(1,101),col='black');
  }else{
    lines(1:length(vali),vali,type='b',pch=20,col=colors[(i %% length(colors))])
  }
}



# 
#
# parameters
# Do not modify the variables beginning with "__"

# gstablename='__GENE_SUMMARY_FILE__'
startindex=9
# outputfile='__OUTPUT_FILE__'
targetgenelist=c("Lgsn","Elk3","Gramd1b","Usp27x","Bmyc","Mansc4","Arl15","Pcnp","Vmn1r122_Vmn1r159","Reep4")
# samplelabel=sub('.\\w+.\\w+$','',colnames(gstable)[startindex]);
samplelabel='10,11,12,13,14_vs_1,2,3,4 pos.'


# You need to write some codes in front of this code:
# gstable=read.table(gstablename,header=T)
# pdf(file=outputfile,width=6,height=6)


# set up color using RColorBrewer
#library(RColorBrewer)
#colors <- brewer.pal(length(targetgenelist), "Set1")

colors=c( "#E41A1C", "#377EB8", "#4DAF4A", "#984EA3", "#FF7F00",  "#A65628", "#F781BF",
          "#999999", "#66C2A5", "#FC8D62", "#8DA0CB", "#E78AC3", "#A6D854", "#FFD92F", "#E5C494", "#B3B3B3", 
          "#8DD3C7", "#FFFFB3", "#BEBADA", "#FB8072", "#80B1D3", "#FDB462", "#B3DE69", "#FCCDE5",
          "#D9D9D9", "#BC80BD", "#CCEBC5", "#FFED6F")

######
# function definition

plotrankedvalues<-function(val, tglist, ...){
  
  plot(val,log='y',ylim=c(max(val),min(val)),type='l',lwd=2, ...)
  if(length(tglist)>0){
    for(i in 1:length(tglist)){
      targetgene=tglist[i];
      tx=which(names(val)==targetgene);ty=val[targetgene];
      points(tx,ty,col=colors[(i %% length(colors)) ],cex=2,pch=20)
      # text(tx+50,ty,targetgene,col=colors[i])
    }
    legend('topright',tglist,pch=20,pt.cex = 2,cex=1,col=colors)
  }
}



plotrandvalues<-function(val,targetgenelist, ...){
  # choose the one with the best distance distribution
  
  mindiffvalue=0;
  randval=val;
  for(i in 1:20){
    randval0=sample(val)
    vindex=sort(which(names(randval0) %in% targetgenelist))
    if(max(vindex)>0.9*length(val)){
      # print('pass...')
      next;
    }
    mindiffind=min(diff(vindex));
    if (mindiffind > mindiffvalue){
      mindiffvalue=mindiffind;
      randval=randval0;
      # print(paste('Diff: ',mindiffvalue))
    }
  }
  plot(randval,log='y',ylim=c(max(randval),min(randval)),pch=20,col='grey', ...)
  
  if(length(targetgenelist)>0){
    for(i in 1:length(targetgenelist)){
      targetgene=targetgenelist[i];
      tx=which(names(randval)==targetgene);ty=randval[targetgene];
      points(tx,ty,col=colors[(i %% length(colors)) ],cex=2,pch=20)
      text(tx+50,ty,targetgene,col=colors[i])
    }
  }
  
}




# set.seed(1235)



pvec=gstable[,startindex]
names(pvec)=gstable[,'id']
pvec=sort(pvec);

plotrankedvalues(pvec,targetgenelist,xlab='Genes',ylab='RRA score',main=paste('Distribution of RRA scores in \\n',samplelabel))

# plotrandvalues(pvec,targetgenelist,xlab='Genes',ylab='RRA score',main=paste('Distribution of RRA scores in \\n',samplelabel))


pvec=gstable[,startindex+1]
names(pvec)=gstable[,'id']
pvec=sort(pvec);

plotrankedvalues(pvec,targetgenelist,xlab='Genes',ylab='p value',main=paste('Distribution of p values in \\n',samplelabel))

# plotrandvalues(pvec,targetgenelist,xlab='Genes',ylab='p value',main=paste('Distribution of p values in \\n',samplelabel))



# you need to write after this code:
# dev.off()






# parameters
# Do not modify the variables beginning with "__"
targetmat=list(c(43.994298336909466,60.39284868567014,139.71940141683933,101.25012009765105,420.8340756229629,227.05770161841443,207.41362683639002,664.0696515451896,272.45807501108555),c(109.47418423370495,104.60904147339292,121.8353180354839,75.61717830077737,601.088944191843,188.65328324378646,104.60083767180014,266.36435191368975,465.27455886508454),c(178.0234397819127,106.76592892645256,87.18490648410774,329.3833020898268,61.042485371931484,325.4269135955317,102.81278916458987,855.5573884048007,841.6858686496304),c(323.3069366154277,46.37308024078243,15.648572958686005,24.35129470703,105.56759234910504,167.76666974179582,218.14191787965157,240.58715656720364,239.76310600975526))
targetgene="Lgsn"
collabel=c("In.vivo_AR1911_Pool.F..41.48._BM_hEGFRv3_15m_1439..1440..1441..1442..1443..1444..1445..1446","In.vivo_AR1912_Pool.F..41.48._BM_hEGFRv3_15m_1439..1440..1441..1442..1443..1444..1445..1446","In.vivo_AR1913_Pool.F..41.48._BM_hEGFRv3_15m_1439..1440..1441..1442..1443..1444..1445..1446","In.vivo_AR1914_Pool.F..41.48._BM_hEGFRv3_15m_1439..1440..1441..1442..1443..1444..1445..1446","In.vivo_AR1916_Pool.F..41.48._BM_mCD19_15m_1439..1440..1441..1442..1443..1444..1445..1446","In.vivo_AR1917_Pool.F..41.48._BM_mCD19_15m_1439..1440..1441..1442..1443..1444..1445..1446","In.vivo_AR1919_Pool.F..41.48._BM_mCD19_15m_1439..1440..1441..1442..1443..1444..1445..1446","In.vivo_AR1920_Pool.F..41.48._BM_mCD19_15m_1439..1440..1441..1442..1443..1444..1445..1446","In.vivo_AR1922_Pool.F..41.48._BM_mCD19_15m_1439..1440..1441..1442..1443..1444..1445..1446")

# set up color using RColorBrewer
#library(RColorBrewer)
#colors <- brewer.pal(length(targetgenelist), "Set1")

colors=c( "#E41A1C", "#377EB8", "#4DAF4A", "#984EA3", "#FF7F00",  "#A65628", "#F781BF",
          "#999999", "#66C2A5", "#FC8D62", "#8DA0CB", "#E78AC3", "#A6D854", "#FFD92F", "#E5C494", "#B3B3B3", 
          "#8DD3C7", "#FFFFB3", "#BEBADA", "#FB8072", "#80B1D3", "#FDB462", "#B3DE69", "#FCCDE5",
          "#D9D9D9", "#BC80BD", "#CCEBC5", "#FFED6F")


## code

targetmatvec=unlist(targetmat)+1
yrange=range(targetmatvec[targetmatvec>0]);
# yrange[1]=1; # set the minimum value to 1
for(i in 1:length(targetmat)){
  vali=targetmat[[i]]+1;
  if(i==1){
    plot(1:length(vali),vali,type='b',las=1,pch=20,main=paste('sgRNAs in',targetgene),ylab='Read counts',xlab='Samples',xlim=c(0.7,length(vali)+0.3),ylim = yrange,col=colors[(i %% length(colors))],xaxt='n',log='y')
    axis(1,at=1:length(vali),labels=(collabel),las=2)
    # lines(0:100,rep(1,101),col='black');
  }else{
    lines(1:length(vali),vali,type='b',pch=20,col=colors[(i %% length(colors))])
  }
}




# parameters
# Do not modify the variables beginning with "__"
targetmat=list(c(38.878682251222315,11.862880991828064,26.82612507203315,3.844941269531053,147.22011177936417,119.92958720497855,0.8940242536051294,322.8286845774212,465.27455886508454),c(15.34684825706144,18.333543351007005,0.0,11.534823808593158,0.0,167.76666974179582,12.51633955047181,212.3549902353379,141.67819900576447),c(224.06398455309704,111.07970383257187,44.71020845338859,158.92423914061683,343.9923587430021,91.63159471841057,661.5779476677958,165.71054151312495,10.059990461947773),c(247.59581854725792,140.1976844488771,143.07266705084348,686.9628401562147,554.4093965544836,312.625440803989,195.79131153952332,449.2596903244721,219.64312508585974))
targetgene="Elk3"
collabel=c("In.vivo_AR1911_Pool.F..41.48._BM_hEGFRv3_15m_1439..1440..1441..1442..1443..1444..1445..1446","In.vivo_AR1912_Pool.F..41.48._BM_hEGFRv3_15m_1439..1440..1441..1442..1443..1444..1445..1446","In.vivo_AR1913_Pool.F..41.48._BM_hEGFRv3_15m_1439..1440..1441..1442..1443..1444..1445..1446","In.vivo_AR1914_Pool.F..41.48._BM_hEGFRv3_15m_1439..1440..1441..1442..1443..1444..1445..1446","In.vivo_AR1916_Pool.F..41.48._BM_mCD19_15m_1439..1440..1441..1442..1443..1444..1445..1446","In.vivo_AR1917_Pool.F..41.48._BM_mCD19_15m_1439..1440..1441..1442..1443..1444..1445..1446","In.vivo_AR1919_Pool.F..41.48._BM_mCD19_15m_1439..1440..1441..1442..1443..1444..1445..1446","In.vivo_AR1920_Pool.F..41.48._BM_mCD19_15m_1439..1440..1441..1442..1443..1444..1445..1446","In.vivo_AR1922_Pool.F..41.48._BM_mCD19_15m_1439..1440..1441..1442..1443..1444..1445..1446")

# set up color using RColorBrewer
#library(RColorBrewer)
#colors <- brewer.pal(length(targetgenelist), "Set1")

colors=c( "#E41A1C", "#377EB8", "#4DAF4A", "#984EA3", "#FF7F00",  "#A65628", "#F781BF",
          "#999999", "#66C2A5", "#FC8D62", "#8DA0CB", "#E78AC3", "#A6D854", "#FFD92F", "#E5C494", "#B3B3B3", 
          "#8DD3C7", "#FFFFB3", "#BEBADA", "#FB8072", "#80B1D3", "#FDB462", "#B3DE69", "#FCCDE5",
          "#D9D9D9", "#BC80BD", "#CCEBC5", "#FFED6F")


## code

targetmatvec=unlist(targetmat)+1
yrange=range(targetmatvec[targetmatvec>0]);
# yrange[1]=1; # set the minimum value to 1
for(i in 1:length(targetmat)){
  vali=targetmat[[i]]+1;
  if(i==1){
    plot(1:length(vali),vali,type='b',las=1,pch=20,main=paste('sgRNAs in',targetgene),ylab='Read counts',xlab='Samples',xlim=c(0.7,length(vali)+0.3),ylim = yrange,col=colors[(i %% length(colors))],xaxt='n',log='y')
    axis(1,at=1:length(vali),labels=(collabel),las=2)
    # lines(0:100,rep(1,101),col='black');
  }else{
    lines(1:length(vali),vali,type='b',pch=20,col=colors[(i %% length(colors))])
  }
}




# parameters
# Do not modify the variables beginning with "__"
targetmat=list(c(67.52613233107034,43.137749061192956,84.94939606143832,0.0,11.490350187657691,18.86532832437865,43.80718842665134,3.6824564780694433,20.958313462391196),c(86.9654734566815,1.078443726529824,0.0,0.0,249.9151165815548,60.638555328359935,10.728291043261553,27.00468083917592,141.67819900576447),c(532.0240729114632,341.86666130995417,239.19961522562895,848.450373476519,186.0000436627089,292.41258902786905,405.88701113672874,864.1497868536294,180.24149577656428),c(324.3300598325651,161.7665589794736,175.4875681795502,251.2028296093621,13.644790847843508,70.74498121641993,360.29177420286715,76.10410054676849,93.05491177301691))
targetgene="Gramd1b"
collabel=c("In.vivo_AR1911_Pool.F..41.48._BM_hEGFRv3_15m_1439..1440..1441..1442..1443..1444..1445..1446","In.vivo_AR1912_Pool.F..41.48._BM_hEGFRv3_15m_1439..1440..1441..1442..1443..1444..1445..1446","In.vivo_AR1913_Pool.F..41.48._BM_hEGFRv3_15m_1439..1440..1441..1442..1443..1444..1445..1446","In.vivo_AR1914_Pool.F..41.48._BM_hEGFRv3_15m_1439..1440..1441..1442..1443..1444..1445..1446","In.vivo_AR1916_Pool.F..41.48._BM_mCD19_15m_1439..1440..1441..1442..1443..1444..1445..1446","In.vivo_AR1917_Pool.F..41.48._BM_mCD19_15m_1439..1440..1441..1442..1443..1444..1445..1446","In.vivo_AR1919_Pool.F..41.48._BM_mCD19_15m_1439..1440..1441..1442..1443..1444..1445..1446","In.vivo_AR1920_Pool.F..41.48._BM_mCD19_15m_1439..1440..1441..1442..1443..1444..1445..1446","In.vivo_AR1922_Pool.F..41.48._BM_mCD19_15m_1439..1440..1441..1442..1443..1444..1445..1446")

# set up color using RColorBrewer
#library(RColorBrewer)
#colors <- brewer.pal(length(targetgenelist), "Set1")

colors=c( "#E41A1C", "#377EB8", "#4DAF4A", "#984EA3", "#FF7F00",  "#A65628", "#F781BF",
          "#999999", "#66C2A5", "#FC8D62", "#8DA0CB", "#E78AC3", "#A6D854", "#FFD92F", "#E5C494", "#B3B3B3", 
          "#8DD3C7", "#FFFFB3", "#BEBADA", "#FB8072", "#80B1D3", "#FDB462", "#B3DE69", "#FCCDE5",
          "#D9D9D9", "#BC80BD", "#CCEBC5", "#FFED6F")


## code

targetmatvec=unlist(targetmat)+1
yrange=range(targetmatvec[targetmatvec>0]);
# yrange[1]=1; # set the minimum value to 1
for(i in 1:length(targetmat)){
  vali=targetmat[[i]]+1;
  if(i==1){
    plot(1:length(vali),vali,type='b',las=1,pch=20,main=paste('sgRNAs in',targetgene),ylab='Read counts',xlab='Samples',xlim=c(0.7,length(vali)+0.3),ylim = yrange,col=colors[(i %% length(colors))],xaxt='n',log='y')
    axis(1,at=1:length(vali),labels=(collabel),las=2)
    # lines(0:100,rep(1,101),col='black');
  }else{
    lines(1:length(vali),vali,type='b',pch=20,col=colors[(i %% length(colors))])
  }
}




# parameters
# Do not modify the variables beginning with "__"
targetmat=list(c(81.84985737099436,51.76529887343155,305.1471726943771,146.10776824218001,62.4787791453887,192.69585359901046,48.27730969467699,189.03276587423142,81.31825623407784),c(475.75229596890466,103.5305977468631,885.262127377094,225.56988781248842,600.3707973051144,311.2779173522477,914.5868114380473,698.4392453405044,429.2262597097717),c(20.46246434274859,105.68748519992275,0.0,33.32282433593579,407.907431661848,415.7109848622009,29.502800368969268,228.3123016403055,34.37163407832156),c(2.0462464342748587,48.529967693842075,7.8242864793430025,1.2816470898436843,46.67954763735937,57.94350842487727,153.77217162008225,8.592398448828702,55.32994754071276))
targetgene="Usp27x"
collabel=c("In.vivo_AR1911_Pool.F..41.48._BM_hEGFRv3_15m_1439..1440..1441..1442..1443..1444..1445..1446","In.vivo_AR1912_Pool.F..41.48._BM_hEGFRv3_15m_1439..1440..1441..1442..1443..1444..1445..1446","In.vivo_AR1913_Pool.F..41.48._BM_hEGFRv3_15m_1439..1440..1441..1442..1443..1444..1445..1446","In.vivo_AR1914_Pool.F..41.48._BM_hEGFRv3_15m_1439..1440..1441..1442..1443..1444..1445..1446","In.vivo_AR1916_Pool.F..41.48._BM_mCD19_15m_1439..1440..1441..1442..1443..1444..1445..1446","In.vivo_AR1917_Pool.F..41.48._BM_mCD19_15m_1439..1440..1441..1442..1443..1444..1445..1446","In.vivo_AR1919_Pool.F..41.48._BM_mCD19_15m_1439..1440..1441..1442..1443..1444..1445..1446","In.vivo_AR1920_Pool.F..41.48._BM_mCD19_15m_1439..1440..1441..1442..1443..1444..1445..1446","In.vivo_AR1922_Pool.F..41.48._BM_mCD19_15m_1439..1440..1441..1442..1443..1444..1445..1446")

# set up color using RColorBrewer
#library(RColorBrewer)
#colors <- brewer.pal(length(targetgenelist), "Set1")

colors=c( "#E41A1C", "#377EB8", "#4DAF4A", "#984EA3", "#FF7F00",  "#A65628", "#F781BF",
          "#999999", "#66C2A5", "#FC8D62", "#8DA0CB", "#E78AC3", "#A6D854", "#FFD92F", "#E5C494", "#B3B3B3", 
          "#8DD3C7", "#FFFFB3", "#BEBADA", "#FB8072", "#80B1D3", "#FDB462", "#B3DE69", "#FCCDE5",
          "#D9D9D9", "#BC80BD", "#CCEBC5", "#FFED6F")


## code

targetmatvec=unlist(targetmat)+1
yrange=range(targetmatvec[targetmatvec>0]);
# yrange[1]=1; # set the minimum value to 1
for(i in 1:length(targetmat)){
  vali=targetmat[[i]]+1;
  if(i==1){
    plot(1:length(vali),vali,type='b',las=1,pch=20,main=paste('sgRNAs in',targetgene),ylab='Read counts',xlab='Samples',xlim=c(0.7,length(vali)+0.3),ylim = yrange,col=colors[(i %% length(colors))],xaxt='n',log='y')
    axis(1,at=1:length(vali),labels=(collabel),las=2)
    # lines(0:100,rep(1,101),col='black');
  }else{
    lines(1:length(vali),vali,type='b',pch=20,col=colors[(i %% length(colors))])
  }
}




# parameters
# Do not modify the variables beginning with "__"
targetmat=list(c(72.64174841675748,148.8252342611157,198.9604276175792,57.67411904296579,147.93825866609276,202.1285177611998,167.1825354241592,164.48305602043513,73.773263387617),c(112.54355388511723,10.784437265298239,16.76632817002072,2.5632941796873685,131.42088027133485,235.14284232886243,121.5872984902976,9.819883941518516,18.44331584690425),c(43.994298336909466,197.35520195495778,31.29714591737201,84.58870792968317,192.46336564326634,202.1285177611998,170.75863243857972,27.00468083917592,81.31825623407784),c(11.254355388511723,15.098212171417535,15.648572958686005,348.6080084374821,150.8108462130072,26.95046903482664,237.81045145896442,110.4736943420833,27.66497377035638))
targetgene="Bmyc"
collabel=c("In.vivo_AR1911_Pool.F..41.48._BM_hEGFRv3_15m_1439..1440..1441..1442..1443..1444..1445..1446","In.vivo_AR1912_Pool.F..41.48._BM_hEGFRv3_15m_1439..1440..1441..1442..1443..1444..1445..1446","In.vivo_AR1913_Pool.F..41.48._BM_hEGFRv3_15m_1439..1440..1441..1442..1443..1444..1445..1446","In.vivo_AR1914_Pool.F..41.48._BM_hEGFRv3_15m_1439..1440..1441..1442..1443..1444..1445..1446","In.vivo_AR1916_Pool.F..41.48._BM_mCD19_15m_1439..1440..1441..1442..1443..1444..1445..1446","In.vivo_AR1917_Pool.F..41.48._BM_mCD19_15m_1439..1440..1441..1442..1443..1444..1445..1446","In.vivo_AR1919_Pool.F..41.48._BM_mCD19_15m_1439..1440..1441..1442..1443..1444..1445..1446","In.vivo_AR1920_Pool.F..41.48._BM_mCD19_15m_1439..1440..1441..1442..1443..1444..1445..1446","In.vivo_AR1922_Pool.F..41.48._BM_mCD19_15m_1439..1440..1441..1442..1443..1444..1445..1446")

# set up color using RColorBrewer
#library(RColorBrewer)
#colors <- brewer.pal(length(targetgenelist), "Set1")

colors=c( "#E41A1C", "#377EB8", "#4DAF4A", "#984EA3", "#FF7F00",  "#A65628", "#F781BF",
          "#999999", "#66C2A5", "#FC8D62", "#8DA0CB", "#E78AC3", "#A6D854", "#FFD92F", "#E5C494", "#B3B3B3", 
          "#8DD3C7", "#FFFFB3", "#BEBADA", "#FB8072", "#80B1D3", "#FDB462", "#B3DE69", "#FCCDE5",
          "#D9D9D9", "#BC80BD", "#CCEBC5", "#FFED6F")


## code

targetmatvec=unlist(targetmat)+1
yrange=range(targetmatvec[targetmatvec>0]);
# yrange[1]=1; # set the minimum value to 1
for(i in 1:length(targetmat)){
  vali=targetmat[[i]]+1;
  if(i==1){
    plot(1:length(vali),vali,type='b',las=1,pch=20,main=paste('sgRNAs in',targetgene),ylab='Read counts',xlab='Samples',xlim=c(0.7,length(vali)+0.3),ylim = yrange,col=colors[(i %% length(colors))],xaxt='n',log='y')
    axis(1,at=1:length(vali),labels=(collabel),las=2)
    # lines(0:100,rep(1,101),col='black');
  }else{
    lines(1:length(vali),vali,type='b',pch=20,col=colors[(i %% length(colors))])
  }
}




# parameters
# Do not modify the variables beginning with "__"
targetmat=list(c(37.855559034084884,0.0,0.0,6.408235449218421,2.872587546914423,212.23494364925978,0.8940242536051294,320.37371359204155,131.6182085438167),c(22.508710777023445,18.333543351007005,48.063474087392734,11.534823808593158,63.196926032117304,14.148996243283985,34.86694589060004,23.322224361106475,55.32994754071276),c(166.769084393401,102.45215402033327,62.59429183474402,579.3044846093453,160.14675574047908,80.85140710447992,382.6423805429954,370.70061879232395,374.7346447075546),c(76.7342412853072,28.03953688977542,145.3081774735129,82.02541374999579,217.59850667876754,36.383133197015965,121.5872984902976,265.1368664209999,933.9024478841517))
targetgene="Mansc4"
collabel=c("In.vivo_AR1911_Pool.F..41.48._BM_hEGFRv3_15m_1439..1440..1441..1442..1443..1444..1445..1446","In.vivo_AR1912_Pool.F..41.48._BM_hEGFRv3_15m_1439..1440..1441..1442..1443..1444..1445..1446","In.vivo_AR1913_Pool.F..41.48._BM_hEGFRv3_15m_1439..1440..1441..1442..1443..1444..1445..1446","In.vivo_AR1914_Pool.F..41.48._BM_hEGFRv3_15m_1439..1440..1441..1442..1443..1444..1445..1446","In.vivo_AR1916_Pool.F..41.48._BM_mCD19_15m_1439..1440..1441..1442..1443..1444..1445..1446","In.vivo_AR1917_Pool.F..41.48._BM_mCD19_15m_1439..1440..1441..1442..1443..1444..1445..1446","In.vivo_AR1919_Pool.F..41.48._BM_mCD19_15m_1439..1440..1441..1442..1443..1444..1445..1446","In.vivo_AR1920_Pool.F..41.48._BM_mCD19_15m_1439..1440..1441..1442..1443..1444..1445..1446","In.vivo_AR1922_Pool.F..41.48._BM_mCD19_15m_1439..1440..1441..1442..1443..1444..1445..1446")

# set up color using RColorBrewer
#library(RColorBrewer)
#colors <- brewer.pal(length(targetgenelist), "Set1")

colors=c( "#E41A1C", "#377EB8", "#4DAF4A", "#984EA3", "#FF7F00",  "#A65628", "#F781BF",
          "#999999", "#66C2A5", "#FC8D62", "#8DA0CB", "#E78AC3", "#A6D854", "#FFD92F", "#E5C494", "#B3B3B3", 
          "#8DD3C7", "#FFFFB3", "#BEBADA", "#FB8072", "#80B1D3", "#FDB462", "#B3DE69", "#FCCDE5",
          "#D9D9D9", "#BC80BD", "#CCEBC5", "#FFED6F")


## code

targetmatvec=unlist(targetmat)+1
yrange=range(targetmatvec[targetmatvec>0]);
# yrange[1]=1; # set the minimum value to 1
for(i in 1:length(targetmat)){
  vali=targetmat[[i]]+1;
  if(i==1){
    plot(1:length(vali),vali,type='b',las=1,pch=20,main=paste('sgRNAs in',targetgene),ylab='Read counts',xlab='Samples',xlim=c(0.7,length(vali)+0.3),ylim = yrange,col=colors[(i %% length(colors))],xaxt='n',log='y')
    axis(1,at=1:length(vali),labels=(collabel),las=2)
    # lines(0:100,rep(1,101),col='black');
  }else{
    lines(1:length(vali),vali,type='b',pch=20,col=colors[(i %% length(colors))])
  }
}




# parameters
# Do not modify the variables beginning with "__"
targetmat=list(c(63.433639462520624,150.98212171417535,2.2355104226694293,65.3640015820279,343.27421185627355,97.0216885253759,742.9341547458625,288.4590907821064,155.09151962169486),c(978.1057955833825,843.3429941463223,564.466381724031,157.64259205077317,1146.8805781055833,498.58367714429284,288.7698339144568,201.30762080112956,88.02491654204302),c(2184.368068588412,1802.0794670313358,651.6512882081387,625.443779843718,2334.695528754697,3183.524154738897,666.9420931894265,1082.6422045524164,861.805849573526),c(341.7231545239014,95.98149166115432,184.42960987022792,121.75647353515001,615.4518819264151,318.0155346109543,1031.7039886603193,752.4486070188563,201.19980923895548))
targetgene="Arl15"
collabel=c("In.vivo_AR1911_Pool.F..41.48._BM_hEGFRv3_15m_1439..1440..1441..1442..1443..1444..1445..1446","In.vivo_AR1912_Pool.F..41.48._BM_hEGFRv3_15m_1439..1440..1441..1442..1443..1444..1445..1446","In.vivo_AR1913_Pool.F..41.48._BM_hEGFRv3_15m_1439..1440..1441..1442..1443..1444..1445..1446","In.vivo_AR1914_Pool.F..41.48._BM_hEGFRv3_15m_1439..1440..1441..1442..1443..1444..1445..1446","In.vivo_AR1916_Pool.F..41.48._BM_mCD19_15m_1439..1440..1441..1442..1443..1444..1445..1446","In.vivo_AR1917_Pool.F..41.48._BM_mCD19_15m_1439..1440..1441..1442..1443..1444..1445..1446","In.vivo_AR1919_Pool.F..41.48._BM_mCD19_15m_1439..1440..1441..1442..1443..1444..1445..1446","In.vivo_AR1920_Pool.F..41.48._BM_mCD19_15m_1439..1440..1441..1442..1443..1444..1445..1446","In.vivo_AR1922_Pool.F..41.48._BM_mCD19_15m_1439..1440..1441..1442..1443..1444..1445..1446")

# set up color using RColorBrewer
#library(RColorBrewer)
#colors <- brewer.pal(length(targetgenelist), "Set1")

colors=c( "#E41A1C", "#377EB8", "#4DAF4A", "#984EA3", "#FF7F00",  "#A65628", "#F781BF",
          "#999999", "#66C2A5", "#FC8D62", "#8DA0CB", "#E78AC3", "#A6D854", "#FFD92F", "#E5C494", "#B3B3B3", 
          "#8DD3C7", "#FFFFB3", "#BEBADA", "#FB8072", "#80B1D3", "#FDB462", "#B3DE69", "#FCCDE5",
          "#D9D9D9", "#BC80BD", "#CCEBC5", "#FFED6F")


## code

targetmatvec=unlist(targetmat)+1
yrange=range(targetmatvec[targetmatvec>0]);
# yrange[1]=1; # set the minimum value to 1
for(i in 1:length(targetmat)){
  vali=targetmat[[i]]+1;
  if(i==1){
    plot(1:length(vali),vali,type='b',las=1,pch=20,main=paste('sgRNAs in',targetgene),ylab='Read counts',xlab='Samples',xlim=c(0.7,length(vali)+0.3),ylim = yrange,col=colors[(i %% length(colors))],xaxt='n',log='y')
    axis(1,at=1:length(vali),labels=(collabel),las=2)
    # lines(0:100,rep(1,101),col='black');
  }else{
    lines(1:length(vali),vali,type='b',pch=20,col=colors[(i %% length(colors))])
  }
}




# parameters
# Do not modify the variables beginning with "__"
targetmat=list(c(78.78048771958206,88.43238557544556,201.19593804024865,187.1204751171779,53.14286961791682,47.163320810946615,124.26937125111299,206.21756277188882,92.21657923452126),c(14.32372503992401,52.843742599961374,26.82612507203315,2.5632941796873685,38.061784996616105,68.04993431293727,408.56908389754415,154.66317207891663,285.8713956270159),c(1.0231232171374294,21.568874530596478,0.0,0.0,24.416994148772595,0.0,9.834266789656423,31.914622809935175,0.8383325384956478),c(23.531833994160877,10.784437265298239,21.23734901535958,65.3640015820279,65.35136669230312,82.87269228209192,125.16339550471811,96.97135392249534,0.0))
targetgene="Pcnp"
collabel=c("In.vivo_AR1911_Pool.F..41.48._BM_hEGFRv3_15m_1439..1440..1441..1442..1443..1444..1445..1446","In.vivo_AR1912_Pool.F..41.48._BM_hEGFRv3_15m_1439..1440..1441..1442..1443..1444..1445..1446","In.vivo_AR1913_Pool.F..41.48._BM_hEGFRv3_15m_1439..1440..1441..1442..1443..1444..1445..1446","In.vivo_AR1914_Pool.F..41.48._BM_hEGFRv3_15m_1439..1440..1441..1442..1443..1444..1445..1446","In.vivo_AR1916_Pool.F..41.48._BM_mCD19_15m_1439..1440..1441..1442..1443..1444..1445..1446","In.vivo_AR1917_Pool.F..41.48._BM_mCD19_15m_1439..1440..1441..1442..1443..1444..1445..1446","In.vivo_AR1919_Pool.F..41.48._BM_mCD19_15m_1439..1440..1441..1442..1443..1444..1445..1446","In.vivo_AR1920_Pool.F..41.48._BM_mCD19_15m_1439..1440..1441..1442..1443..1444..1445..1446","In.vivo_AR1922_Pool.F..41.48._BM_mCD19_15m_1439..1440..1441..1442..1443..1444..1445..1446")

# set up color using RColorBrewer
#library(RColorBrewer)
#colors <- brewer.pal(length(targetgenelist), "Set1")

colors=c( "#E41A1C", "#377EB8", "#4DAF4A", "#984EA3", "#FF7F00",  "#A65628", "#F781BF",
          "#999999", "#66C2A5", "#FC8D62", "#8DA0CB", "#E78AC3", "#A6D854", "#FFD92F", "#E5C494", "#B3B3B3", 
          "#8DD3C7", "#FFFFB3", "#BEBADA", "#FB8072", "#80B1D3", "#FDB462", "#B3DE69", "#FCCDE5",
          "#D9D9D9", "#BC80BD", "#CCEBC5", "#FFED6F")


## code

targetmatvec=unlist(targetmat)+1
yrange=range(targetmatvec[targetmatvec>0]);
# yrange[1]=1; # set the minimum value to 1
for(i in 1:length(targetmat)){
  vali=targetmat[[i]]+1;
  if(i==1){
    plot(1:length(vali),vali,type='b',las=1,pch=20,main=paste('sgRNAs in',targetgene),ylab='Read counts',xlab='Samples',xlim=c(0.7,length(vali)+0.3),ylim = yrange,col=colors[(i %% length(colors))],xaxt='n',log='y')
    axis(1,at=1:length(vali),labels=(collabel),las=2)
    # lines(0:100,rep(1,101),col='black');
  }else{
    lines(1:length(vali),vali,type='b',pch=20,col=colors[(i %% length(colors))])
  }
}




# parameters
# Do not modify the variables beginning with "__"
targetmat=list(c(5.115616085687147,6.470662359178943,3.353265634004144,1.2816470898436843,66.06951357903172,38.40441837462796,14.30438805768207,0.0,7.54499284646083),c(0.0,2.156887453059648,7.8242864793430025,0.0,61.042485371931484,69.39745776467859,76.88608581004112,88.37895547366664,24.311643616373786),c(58.31802337683347,80.8832794897368,72.65408873675645,162.7691804101479,142.19308357226393,59.96479360248927,198.47338430033872,50.32690520028239,7.54499284646083),c(98.21982884519322,100.29526656727363,52.53449493273159,39.73105978515421,33.75290367624447,25.602945583085308,115.32912871506169,54.00936167835184,44.43162454026933))
targetgene="Vmn1r122_Vmn1r159"
collabel=c("In.vivo_AR1911_Pool.F..41.48._BM_hEGFRv3_15m_1439..1440..1441..1442..1443..1444..1445..1446","In.vivo_AR1912_Pool.F..41.48._BM_hEGFRv3_15m_1439..1440..1441..1442..1443..1444..1445..1446","In.vivo_AR1913_Pool.F..41.48._BM_hEGFRv3_15m_1439..1440..1441..1442..1443..1444..1445..1446","In.vivo_AR1914_Pool.F..41.48._BM_hEGFRv3_15m_1439..1440..1441..1442..1443..1444..1445..1446","In.vivo_AR1916_Pool.F..41.48._BM_mCD19_15m_1439..1440..1441..1442..1443..1444..1445..1446","In.vivo_AR1917_Pool.F..41.48._BM_mCD19_15m_1439..1440..1441..1442..1443..1444..1445..1446","In.vivo_AR1919_Pool.F..41.48._BM_mCD19_15m_1439..1440..1441..1442..1443..1444..1445..1446","In.vivo_AR1920_Pool.F..41.48._BM_mCD19_15m_1439..1440..1441..1442..1443..1444..1445..1446","In.vivo_AR1922_Pool.F..41.48._BM_mCD19_15m_1439..1440..1441..1442..1443..1444..1445..1446")

# set up color using RColorBrewer
#library(RColorBrewer)
#colors <- brewer.pal(length(targetgenelist), "Set1")

colors=c( "#E41A1C", "#377EB8", "#4DAF4A", "#984EA3", "#FF7F00",  "#A65628", "#F781BF",
          "#999999", "#66C2A5", "#FC8D62", "#8DA0CB", "#E78AC3", "#A6D854", "#FFD92F", "#E5C494", "#B3B3B3", 
          "#8DD3C7", "#FFFFB3", "#BEBADA", "#FB8072", "#80B1D3", "#FDB462", "#B3DE69", "#FCCDE5",
          "#D9D9D9", "#BC80BD", "#CCEBC5", "#FFED6F")


## code

targetmatvec=unlist(targetmat)+1
yrange=range(targetmatvec[targetmatvec>0]);
# yrange[1]=1; # set the minimum value to 1
for(i in 1:length(targetmat)){
  vali=targetmat[[i]]+1;
  if(i==1){
    plot(1:length(vali),vali,type='b',las=1,pch=20,main=paste('sgRNAs in',targetgene),ylab='Read counts',xlab='Samples',xlim=c(0.7,length(vali)+0.3),ylim = yrange,col=colors[(i %% length(colors))],xaxt='n',log='y')
    axis(1,at=1:length(vali),labels=(collabel),las=2)
    # lines(0:100,rep(1,101),col='black');
  }else{
    lines(1:length(vali),vali,type='b',pch=20,col=colors[(i %% length(colors))])
  }
}




# parameters
# Do not modify the variables beginning with "__"
targetmat=list(c(113.56667710225466,75.49106085708767,212.37349015359578,196.0920047460837,28.007728582415623,107.80187613930656,14.30438805768207,171.847968976574,65.38993800266053),c(13.300601822786582,150.98212171417535,20.119593804024863,495.9974237695058,49.552135184273794,8.085140710447991,53.64145521630776,41.734506751453694,280.841400396042),c(31.716819731260312,240.49295101615073,331.97329776641027,44.85764814452895,83.30503886051827,605.038029831858,493.50138799003145,503.2690520028239,130.77987600532106),c(277.26639184424334,51.76529887343155,49.181229298727445,74.33553121093368,349.737533836831,148.2275796915465,18.77450932570772,564.6433266373147,325.27302493631134))
targetgene="Reep4"
collabel=c("In.vivo_AR1911_Pool.F..41.48._BM_hEGFRv3_15m_1439..1440..1441..1442..1443..1444..1445..1446","In.vivo_AR1912_Pool.F..41.48._BM_hEGFRv3_15m_1439..1440..1441..1442..1443..1444..1445..1446","In.vivo_AR1913_Pool.F..41.48._BM_hEGFRv3_15m_1439..1440..1441..1442..1443..1444..1445..1446","In.vivo_AR1914_Pool.F..41.48._BM_hEGFRv3_15m_1439..1440..1441..1442..1443..1444..1445..1446","In.vivo_AR1916_Pool.F..41.48._BM_mCD19_15m_1439..1440..1441..1442..1443..1444..1445..1446","In.vivo_AR1917_Pool.F..41.48._BM_mCD19_15m_1439..1440..1441..1442..1443..1444..1445..1446","In.vivo_AR1919_Pool.F..41.48._BM_mCD19_15m_1439..1440..1441..1442..1443..1444..1445..1446","In.vivo_AR1920_Pool.F..41.48._BM_mCD19_15m_1439..1440..1441..1442..1443..1444..1445..1446","In.vivo_AR1922_Pool.F..41.48._BM_mCD19_15m_1439..1440..1441..1442..1443..1444..1445..1446")

# set up color using RColorBrewer
#library(RColorBrewer)
#colors <- brewer.pal(length(targetgenelist), "Set1")

colors=c( "#E41A1C", "#377EB8", "#4DAF4A", "#984EA3", "#FF7F00",  "#A65628", "#F781BF",
          "#999999", "#66C2A5", "#FC8D62", "#8DA0CB", "#E78AC3", "#A6D854", "#FFD92F", "#E5C494", "#B3B3B3", 
          "#8DD3C7", "#FFFFB3", "#BEBADA", "#FB8072", "#80B1D3", "#FDB462", "#B3DE69", "#FCCDE5",
          "#D9D9D9", "#BC80BD", "#CCEBC5", "#FFED6F")


## code

targetmatvec=unlist(targetmat)+1
yrange=range(targetmatvec[targetmatvec>0]);
# yrange[1]=1; # set the minimum value to 1
for(i in 1:length(targetmat)){
  vali=targetmat[[i]]+1;
  if(i==1){
    plot(1:length(vali),vali,type='b',las=1,pch=20,main=paste('sgRNAs in',targetgene),ylab='Read counts',xlab='Samples',xlim=c(0.7,length(vali)+0.3),ylim = yrange,col=colors[(i %% length(colors))],xaxt='n',log='y')
    axis(1,at=1:length(vali),labels=(collabel),las=2)
    # lines(0:100,rep(1,101),col='black');
  }else{
    lines(1:length(vali),vali,type='b',pch=20,col=colors[(i %% length(colors))])
  }
}



dev.off()
Sweave("invivo.poolF_BM_mCD19_15m_v_BM_hEGFRv3_15m_summary.Rnw");
library(tools);

texi2dvi("invivo.poolF_BM_mCD19_15m_v_BM_hEGFRv3_15m_summary.tex",pdf=TRUE);
